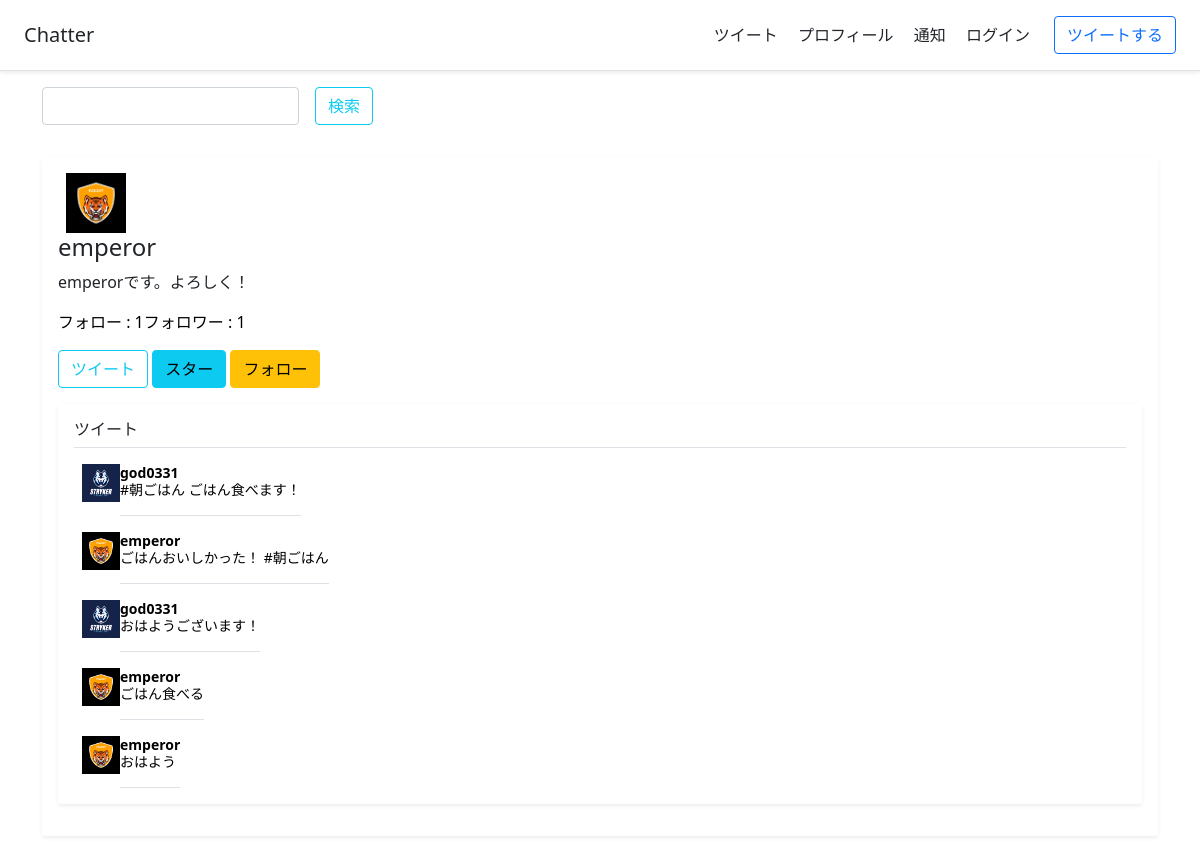
The app's page /tweets/1/ with its own data.
### chatterapp/models.py (models this page shows)
class UserModel(AbstractUser):
    class Meta:
        db_table = "UserModel"
    self_introduction = models.TextField(default="")
    profile_image = models.ImageField(upload_to="", default="anonymous.png")
    registration = models.IntegerField(default=0)

class RetweetModel(models.Model):
    class Meta:
        db_table = "RetweetModel"
    user = models.ForeignKey(UserModel, on_delete=models.CASCADE) # リツイートしたユーザー
    tweet = models.ForeignKey(TweetModel, on_delete=models.CASCADE)
    datetime = models.DateTimeField(auto_now_add=True)

class TweetModel(models.Model):
    class Meta:
        db_table = "TweetModel"
    user = models.ForeignKey(UserModel, on_delete=models.CASCADE)
    content = models.TextField()
    datetime = models.DateTimeField(auto_now_add=True)

### chatterapp/views.py (the view, shortened to what this page needs)
# urls.py: path("tweets/<int:user_id>/", tweetsview, name="tweets"),
def tweetsview(request, user_id):
    if request.user.is_authenticated:
        if request.user.registration == 0:
            return redirect("profile_image_registration")
        elif request.user.registration == 1:
            return redirect("self_introduction_registration")
    user = get_user_model().objects.get(id=user_id)
    tweet_set = TweetModel.objects.filter(user=user_id)
    retweet_set = RetweetModel.objects.filter(user=user_id)
    tweet_list = []
    for tweet in tweet_set:
        tweet_list.append(tweet)
    for retweet in retweet_set:
        tweet_duplicate = False
        for tweet in tweet_list:
            if retweet.tweet == tweet:
                tweet_duplicate = True
                if retweet.datetime >= tweet.datetime:
                    tweet_list.remove(tweet)
                    tweet_list.append(retweet)
        if tweet_duplicate:
            break
        tweet_list.append(retweet)
    tweet_list.sort(key=lambda x:x.datetime.timestamp())
    tweet_list.reverse()
    follow_set = FollowModel.objects.filter(follow_user=user_id)
    follow_number = 0
    for follow in follow_set:
        follow_number += 1
    followed_user_set = FollowedUserModel.objects.filter(followed_user=user_id)
    followed_user_number = 0
    for follower in followed_user_set:
        followed_user_number += 1
    if request.user.is_authenticated:
        followed_user_set = FollowedUserModel.objects.filter(followed_user=user_id)
        follow_set = FollowModel.objects.filter(follow_user=request.user.id)
        follow_existence = False
        for follow in follow_set:
            for followed_user in followed_user_set:
                if follow.followed_user == followed_user:
                    followed_user = followed_user
                    follow_existence = True
    else:
        follow_existence = False
    redirect_token = 1
    if request.user.is_authenticated:
        login_user_id = request.user.id
    else:
        login_user_id = -1
    url = reverse("search", kwargs={"token" : "tweet"})
    return render(request, "tweets.html", {"user" : user, "login_user_id" : login_user_id, "tweet_list" : tweet_list, "follow_number" : follow_number, "followed_user_number" : followed_user_number, "redirect_token" : redirect_token, "follow_existence" : follow_existence, "url" : url, "authentication" : authentication(request), "keyword" : ""})

### chatterapp/function.py (called while the page is built)
def authentication(request):
    if request.user.is_authenticated:
        authentication = True
    else:
        authentication = False
    return authentication

### templates/tweets.html (shortened to what this page needs)
{% extends "base.html" %}
{% load static %}
{% block content %}
<main class="container">
  <form class="row g-3" action="{{url}}" method="POST">{% csrf_token %}
    <div class="col-auto">
      <input type="text" class="form-control" id="inputPassword2" name="keyword">
    </div>
    <div class="col-auto">
      <button type="submit" class="btn btn-outline-info mb-3">検索</button>
    </div>
  </form>
  <div class="my-3 p-3 bg-white rounded shadow-sm">
    <svg class="bd-placeholder-img flex-shrink-0 me-2 rounded" width="0" height="0" xmlns="http://www.w3.org/2000/svg" role="img" aria-label="Placeholder: 32x32" preserveAspectRatio="xMidYMid slice" focusable="false"><img src="{{user.profile_image.url}}" width="60" height="60"></svg>
    <p class="h4">{{user.username}}</p>
    <p>{{user.self_introduction}}</p>
    <div class="d-flex justify-content-start">
      <a href="{% url 'following' user.id %}"><p>フォロー : {{follow_number}}</p></a>
      <a href="{% url 'follower' user.id %}"><p>フォロワー : {{followed_user_number}}</p></a>
    </div>
    <a href="{% url 'tweets' user.id %}" class="btn btn-outline-info">ツイート</a>
    <a href="{% url 'star_tweets' user.id %}" class="btn btn-info">スター</a>
    {% if login_user_id != user.id %}
    {% if follow_existence == True %}
    <a href="{% url 'follow' user.id redirect_token %}" class="btn btn-outline-warning">フォロー</a>
    {% else %}
    <a href="{% url 'follow' user.id redirect_token %}" class="btn btn-warning">フォロー</a>
    {% endif %}
    {% endif %}
    <div class="my-3 p-3 bg-white rounded shadow-sm">
      <h6 class="border-bottom pb-2 mb-0">ツイート</h6>
      {% for tweet in tweet_list %}
      {% if tweet.tweet is None %}
      <div class="d-flex text-muted pt-3">
        <a href="{% url 'tweets' tweet.user.id %}"><svg class="bd-placeholder-img flex-shrink-0 me-2 rounded" width="0" height="0" xmlns="http://www.w3.org/2000/svg" role="img" aria-label="Placeholder: 32x32" preserveAspectRatio="xMidYMid slice" focusable="false"><img src="{{tweet.user.profile_image.url}}" width="38" height="38"></svg></a>
        <p class="pb-3 mb-0 small lh-sm border-bottom">
          <a href="{% url 'tweets' tweet.user.id %}"><strong class="d-block text-gray-dark">{{tweet.user.username}}</strong></a>
          <a href="{% url 'detail' tweet.id %}">{{tweet.content}}</a>
        </p>
      </div>
      {% else %}
      <div class="d-flex text-muted pt-3">
        <a href="{% url 'tweets' tweet.tweet.user.id %}"><svg class="bd-placeholder-img flex-shrink-0 me-2 rounded" width="0" height="0" xmlns="http://www.w3.org/2000/svg" role="img" aria-label="Placeholder: 32x32" preserveAspectRatio="xMidYMid slice" focusable="false"><img src="{{tweet.tweet.user.profile_image.url}}" width="38" height="38"></svg></a>
        <p class="pb-3 mb-0 small lh-sm border-bottom">
          <a href="{% url 'tweets' tweet.tweet.user.id %}"><strong class="d-block text-gray-dark">{{tweet.tweet.user.username}}</strong></a>
          <a href="{% url 'detail' tweet.tweet.id %}">{{tweet.tweet.content}}</a>
        </p>
      </div>
      {% endif %}
      {% endfor %}
    </div>
  </main>
{% endblock content %}

### templates/base.html (shortened to what this page needs)
{% load static %}
<!doctype html>
<html lang="en">
  <head>
    <link href="https://cdn.jsdelivr.net/npm/bootstrap@5.0.0-beta1/dist/css/bootstrap.min.css" rel="stylesheet">
    <link rel="stylesheet" type="text/css" href="{% static 'style.css' %}">
  </head>
  <body>
    <header class="d-flex flex-column flex-md-row align-items-center p-3 px-md-4 mb-3 bg-white border-bottom shadow-sm">
      <p class="h5 my-0 me-md-auto fw-normal">Chatter</p>
      <nav class="my-2 my-md-0 me-md-3">
        <a class="p-2 text-dark" href="{% url 'my_tweets' %}">ツイート</a>
        <a class="p-2 text-dark" href="{% url 'profile' %}">プロフィール</a>
        <a class="p-2 text-dark" href="{% url 'notification' %}">通知</a>
        {% if authentication == True%}
        <a class="p-2 text-dark" href="{% url 'logout' %}">ログアウト</a>
        {% else %}
        <a class="p-2 text-dark" href="{% url 'login' %}">ログイン</a>
        {% endif%}
      </nav>
      <a class="btn btn-outline-primary" href="{% url 'tweet' %}">ツイートする</a>
    </header>
    {% block content %}
    {% endblock content %}
  </body>
</html>

### static/style.css (style rules this page uses)
a { text-decoration: none; color: black; }

### records on screen
UserModel: profile_image (picture), username "emperor", self_introduction "emperorです。よろしく！"
RetweetModel: tweet.user.profile_image (picture), tweet.user.username "god0331", tweet.content "#朝ごはん ごはん食べます！"
TweetModel: user.profile_image (picture), user.username "emperor", content "ごはんおいしかった！ #朝ごはん"
RetweetModel: tweet.user.profile_image (picture), tweet.user.username "god0331", tweet.content "おはようございます！"
TweetModel: user.profile_image (picture), user.username "emperor", content "ごはん食べる"
TweetModel: user.profile_image (picture), user.username "emperor", content "おはよう"

### other values on screen
{{ follow_number }} "1"
{{ followed_user_number }} "1"
